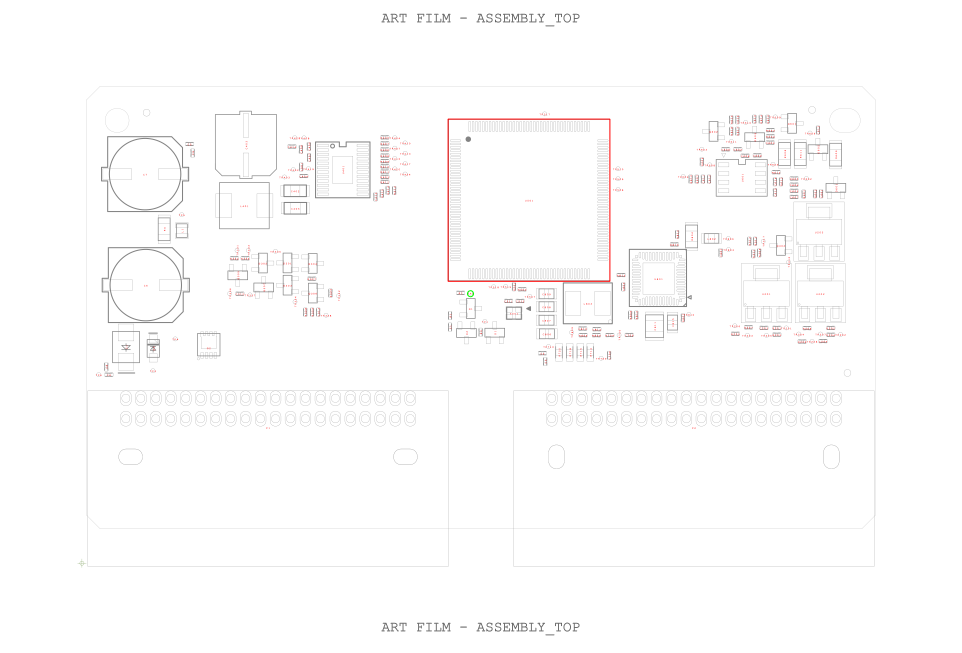
#> input picture new_vlm_agent/training_platform/golden/case10_assembly_largest_ic_box.png, 4810 x 3264 px (shown at 1/5 size)
$ python -i case12_step02_graph.py   (imports and definitions only)
#> lines starting #> are read from the running program, lines starting #| are printed output that depends on the picture; after the words box and inside, x2 and y2 are one past the last pixel; in counts of white or black regions, pixels touching at a corner belong together
#> further down, picture is the input picture: shape (3264, 4810, 3); mean B, G, R 252.3, 252.3, 252.8
"""case_012: full-frame Step2 anchor images → rigid graph + **IC correspondence + one *s,t* map** to board.

**Locator** (``step02_locator_front_anchor``): unchanged — green TP + red largest-IC box; OpenCV builds
``case12_step02_locator_graph.json``.

**Clean board** (no red box on photo): VLM sees **both** Step2 PNGs plus the graph, matches the boxed
largest IC to the real chip, and saves ``case12_board_largest_ic_bbox_vlm.json`` with
**``ref_ic_center_board_px``** (required). **Scale** *s* comes from **either**
``isotropic_scale_locator_to_board`` (float) **or** ``board_largest_ic_bbox_xyxy`` paired with the
locator red ``bbox_roi``. **Translation** *t* is **always** chosen so
``s * ref_ic_loc + t = ref_ic_center_board``; then **all** anchors use ``p_board = s * p_loc + t``.
No per-reference VLM point placement.

**Legacy** board photo with red IC box: ``run_align_locator_graph_to_board_ic_bbox`` (OpenCV HSV), corner-mean *t*.

This module is **case12-specific**; default agent / STANDARD_WORKFLOW unchanged.
"""

from __future__ import annotations

import argparse
import json
import math
import os
import sys
from pathlib import Path
from typing import Any

import cv2
import numpy as np

from case10_dual_roi_refine import (
    build_pairwise_roi,
    _detect_green_tp_center,
    _pad_circle_references,
    _pick_diverse_refs,
    _polar_from_tp,
    _rect_like_references,
)

LOCATOR_STEP02 = "step02_locator_front_anchor.png"
BOARD_STEP02 = "step02_board_front_anchor.png"


# [18 lines left out: functions clamp_board_pixel, _board_step02_size, not called in this run]
OUT_JSON = "case12_step02_locator_graph.json"
OUT_PNG = "case12_step02_locator_graph.png"
VLM_BOARD_JSON = "case12_board_points_vlm.json"
VLM_REFINE_INPUT_JSON = "case12_board_points_vlm_refine.json"
ALIGNED_JSON = "case12_board_points_aligned.json"
REFINED_JSON = "case12_board_points_refined.json"
BOARD_OVERLAY_PNG = "case12_board_approx_overlay.png"
BOARD_OVERLAY_OPENCV_PNG = "case12_board_approx_overlay_opencv.png"
# VLM correspondence JSON (same filename): ref_ic_center_board_px + scale; optional board bbox for *s* or QC.
VLM_BOARD_IC_BBOX_JSON = "case12_board_largest_ic_bbox_vlm.json"


def _largest_red_box_bbox(bgr: np.ndarray) -> tuple[int, int, int, int] | None:
    """Largest merged HSV-red region (Step2-style anchor box). Returns [x1,y1,x2,y2]."""
    hsv = cv2.cvtColor(bgr, cv2.COLOR_BGR2HSV)
#> hsv: shape (3264, 4810, 3); mean H, S, V 0, 0.5, 252.9
    m1 = cv2.inRange(hsv, np.array([0, 100, 100]), np.array([10, 255, 255]))
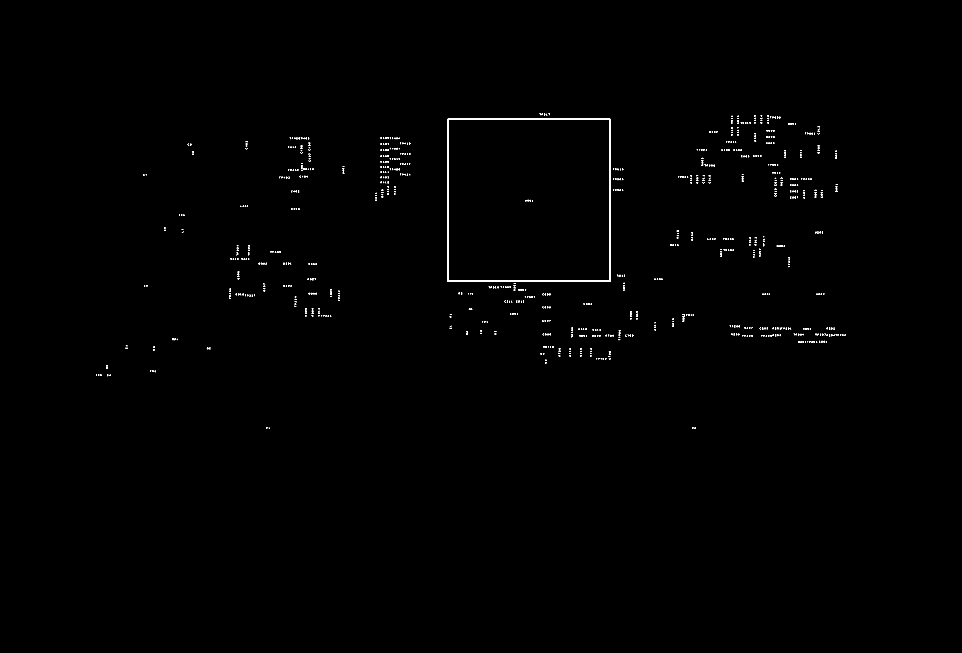
#> m1: shape (3264, 4810) (shown at 1/5 size); 0.22% white; 860 white regions (218 under 20 px), largest, box (x1, y1, x2, y2) and area: (2238, 593, 3052, 1409) 16188, (3413, 1570, 3425, 1579) 35, (3547, 656, 3555, 664) 33
    m2 = cv2.inRange(hsv, np.array([170, 100, 100]), np.array([180, 255, 255]))
#> m2: shape (3264, 4810); every value is 0
    mask = cv2.bitwise_or(m1, m2)
    mask = cv2.morphologyEx(mask, cv2.MORPH_CLOSE, np.ones((3, 3), np.uint8))
#> mask: shape (3264, 4810); 0.25% white; 859 white regions (177 under 20 px)
    contours, _ = cv2.findContours(mask, cv2.RETR_EXTERNAL, cv2.CHAIN_APPROX_SIMPLE)
#> contours = 855 contours, 405 with area under 20; largest, box (x1, y1, x2, y2) and area: (2238, 593, 3052, 1409) 662587, (3884, 1226, 3892, 1234) 40, (3547, 656, 3555, 664) 40, (1543, 1464, 1551, 1473) 38, (1034, 1738, 1042, 1746) 37
    if not contours:
        return None
    best = max(contours, key=cv2.contourArea)
#> best = [[2240, 593], [2238, 595], [2238, 1406], [2240, 1408], [3049, 1408], [3051, 1406], [3051, 595], [3049, 593]]
    if cv2.contourArea(best) < 200.0:
        return None
    x, y, cw, ch = cv2.boundingRect(best)
#> x = 2238; y = 593; cw = 814; ch = 816
    return int(x), int(y), int(x + cw), int(y + ch)


# [1100 lines left out: functions _ic_exclude_mask, _fit_isotropic_scale_translate_ic_boxes, _ic_box_corner_residuals_px, _compute_st_from_vlm_ic_correspondence, _write_aligned_board_points_impl, _write_aligned_board_points_from_ic_bboxes and 12 more, not called in this run]


# [2 lines not run here, left out]

>>> import cv2
>>> picture = cv2.imread('training_platform/golden/case10_assembly_largest_ic_box.png')
>>> result = _largest_red_box_bbox(picture)
#> result = (2238, 593, 3052, 1409)
